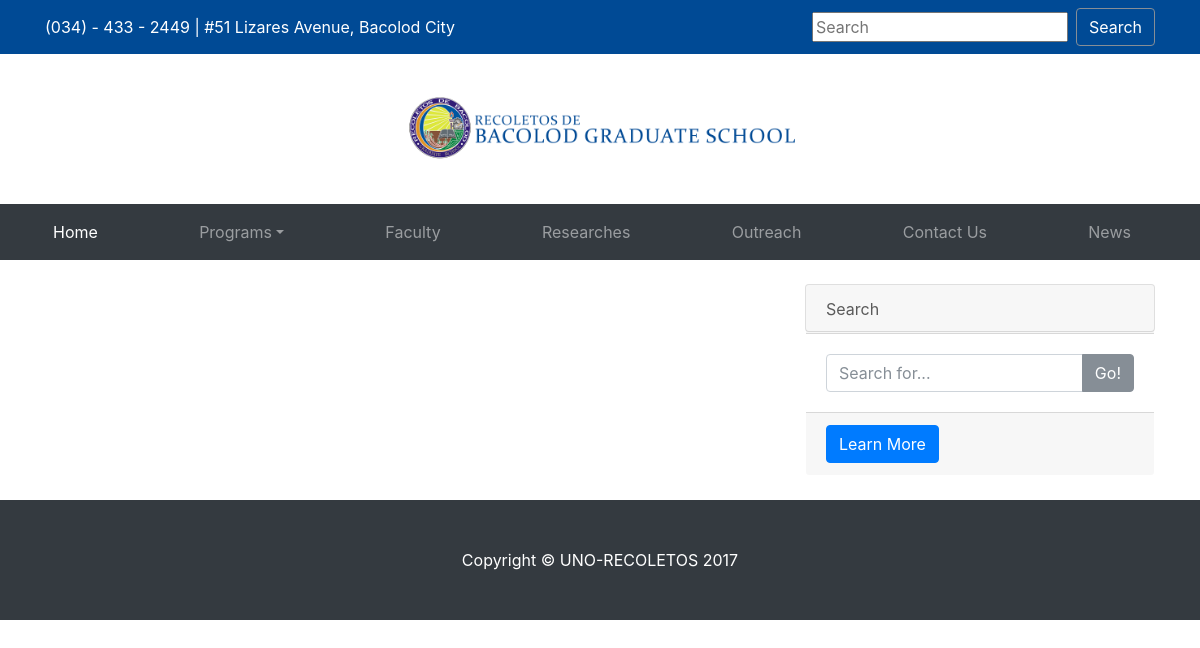
The app's page /news, older data.
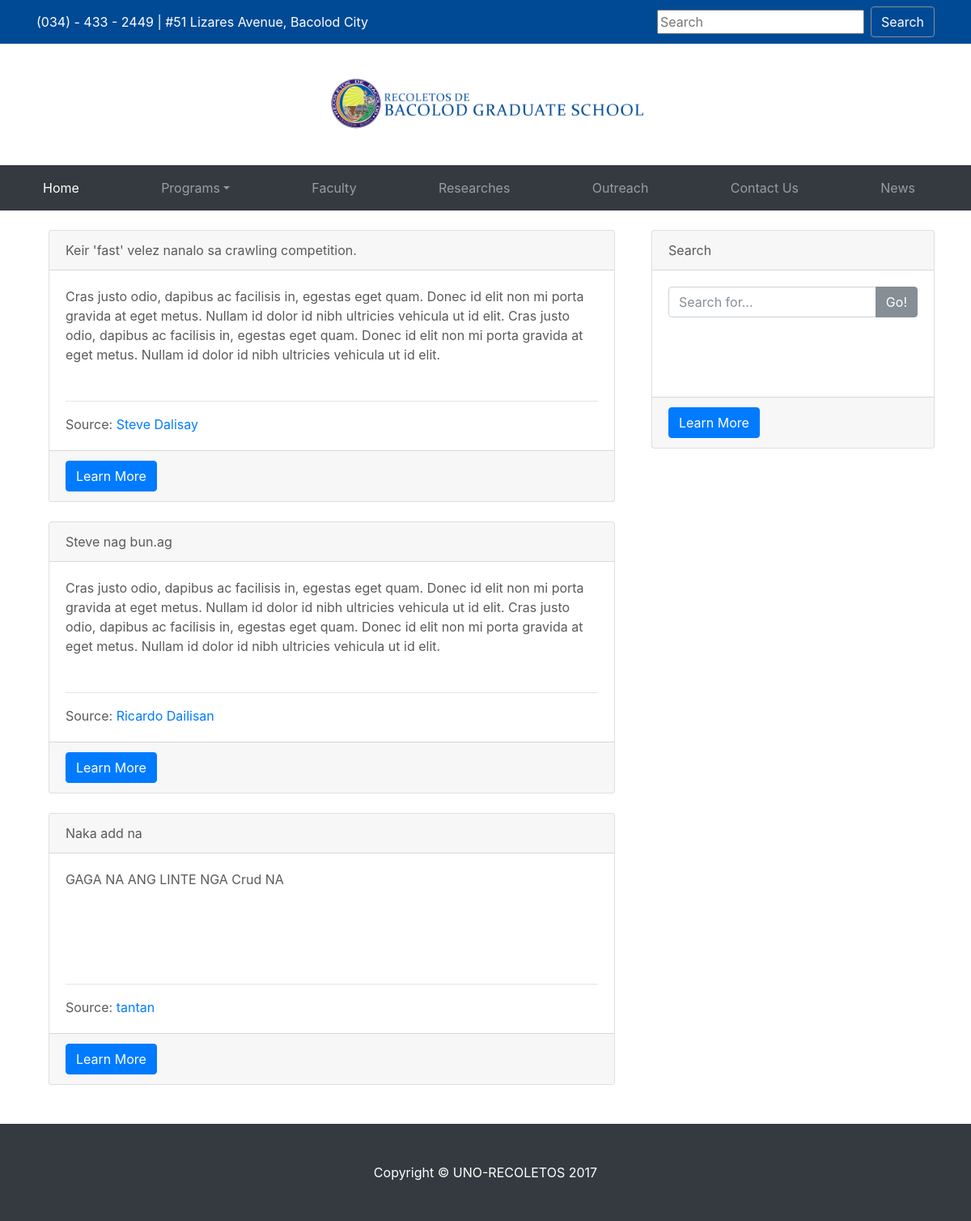
The same page, newer data.
### website/models.py (models this page shows, shortened)
class NewsPost(models.Model):
	news_title = models.CharField(null="", max_length=1000)
	news_description = models.CharField(null="",max_length=10000)
	news_author = models.CharField(null="",max_length=1000)
	news_image = models.FileField(null=" ")

### website/views.py (the view)
# urls.py: url(r'^news' , views.news, name='news'),
def news(request, template_name='website/news.html'):
	news = NewsPost.objects.all()
	data = {}
	data['object_list'] = news
	return render(request, template_name, data)

### website/templates/website/news.html
{% extends 'website/base.html' %}
{% load static %}
{% block content %}
<div class="container">
  <br>
  <div class="row">
    <div class="col-md-8">
        {% for NewsPost in object_list %}
        <div class="col-lg-12">
          <div class="card">
            <div class="card-header">
              {{NewsPost.news_title}}
            </div>
            <div class="card-body">
                <p class="card-title" style="height:125px;">
                    {{NewsPost.news_description}}
                </p>
                <hr>
              <p class="card-text"> Source: <a href="#">{{NewsPost.news_author}}</a></p>
            </div>
            <div class="card-footer">
              <a href="#" class="btn btn-primary">Learn More</a>
            </div>
          </div>
        </div>
        <br>
        {% endfor %}
    </div>
    <div class="col-md-4">
          <div class="card h-25">
            <div class="card-header">
              Search
            </div>
            <div class="card-body">
              <div class="input-group">
                <input type="text" class="form-control" placeholder="Search for...">
                <span class="input-group-btn">
                  <button class="btn btn-secondary" type="button">Go!</button>
                </span>
              </div>
            </div>
            <div class="card-footer">
              <a href="#" class="btn btn-primary">Learn More</a>
            </div>
          </div>
    </div>
  </div>
  <br>
</div>
{% endblock %}

Row changes from the older to the newer data that the page shows:
added NewsPost: news_title "Keir 'fast' velez nanalo sa crawling competition.", news_description "Cras justo odio, dapibus ac facilisis in, egestas eget quam. Donec id elit non mi porta gravida at eget metus. Nullam id dolor id nibh ultricies vehicula ut id elit. Cras justo odio, dapibus ac facilisis in, egestas eget quam. Donec id elit non mi porta gravida at eget metus. Nullam id dolor id nibh ultricies vehicula ut id elit.", news_author "Steve Dalisay"
added NewsPost: news_title "Steve nag bun.ag", news_description "Cras justo odio, dapibus ac facilisis in, egestas eget quam. Donec id elit non mi porta gravida at eget metus. Nullam id dolor id nibh ultricies vehicula ut id elit. Cras justo odio, dapibus ac facilisis in, egestas eget quam. Donec id elit non mi porta gravida at eget metus. Nullam id dolor id nibh ultricies vehicula ut id elit.", news_author "Ricardo Dailisan"
added NewsPost: news_title "Naka add na", news_description "GAGA NA ANG LINTE NGA Crud NA", news_author "tantan"
